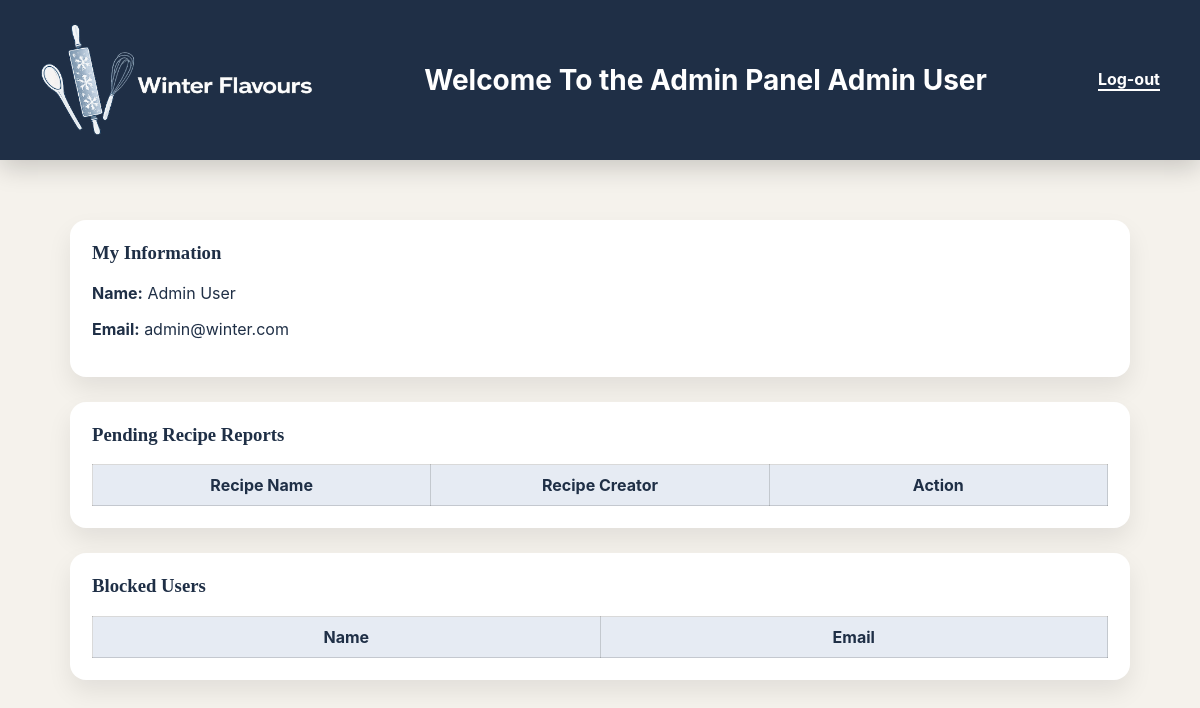
The app's page /Admin.php (signed in), older data.
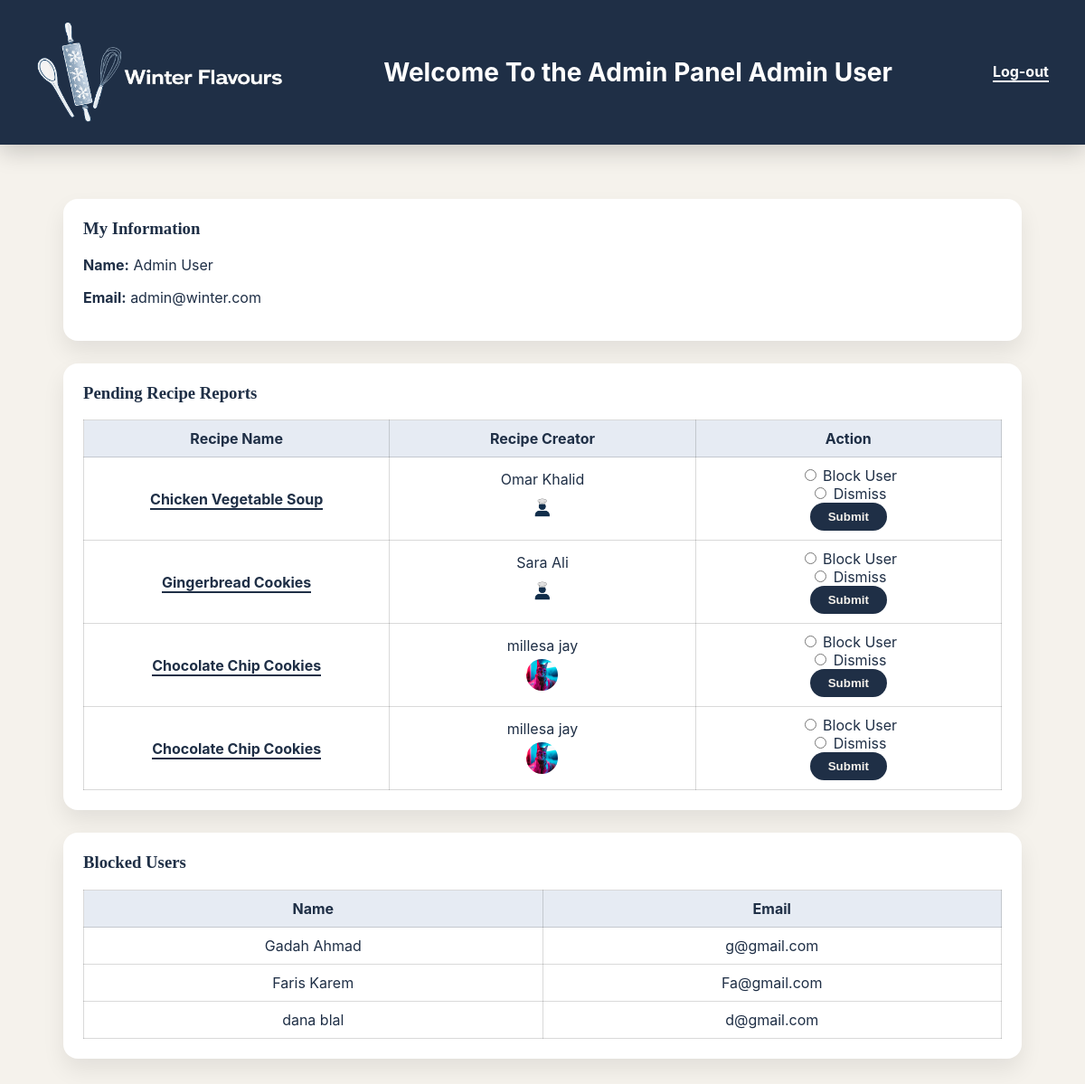
The same page, newer data.
### tables this page shows
CREATE TABLE `Report` (
  `id` int NOT NULL,
  `userID` int NOT NULL,
  `recipeID` int NOT NULL
);

CREATE TABLE `Recipe` (
  `id` int NOT NULL,
  `userID` int NOT NULL,
  `categoryID` int NOT NULL,
  `name` varchar(100) NOT NULL,
  `description` text NOT NULL,
  `photoFileName` varchar(255) NOT NULL,
  `videoFilePath` varchar(255) DEFAULT NULL
);

CREATE TABLE `User` (
  `id` int NOT NULL,
  `userType` varchar(10) NOT NULL,
  `firstName` varchar(50) NOT NULL,
  `lastName` varchar(50) NOT NULL,
  `emailAddress` varchar(100) NOT NULL,
  `password` varchar(255) NOT NULL,
  `photoFileName` varchar(255) DEFAULT 'default.png'
);

CREATE TABLE `BlockedUser` (
  `id` int NOT NULL,
  `firstName` varchar(50) NOT NULL,
  `lastName` varchar(50) NOT NULL,
  `emailAddress` varchar(100) NOT NULL
);

### Admin.php (the view, shortened to what this page needs)
<?php
include("db.php");
$adminID = $_SESSION['userID'];
$admin = mysqli_fetch_assoc(mysqli_query($conn,
"SELECT * FROM User WHERE id='$adminID'"
));
$reports = mysqli_query($conn,
"SELECT Report.id AS reportID,
Recipe.id AS recipeID,
Recipe.name,
User.firstName,
User.lastName,
User.photoFileName
FROM Report
JOIN Recipe ON Report.recipeID = Recipe.id
JOIN User ON Recipe.userID = User.id"
);
$blocked = mysqli_query($conn,
"SELECT * FROM BlockedUser"
);
?>
<!DOCTYPE html>
<html lang="en">
<head>
  <link rel="stylesheet" href="style.css">
</head>
<body>
  <main >
<header class="wf-header">
  <div class="wf-header-inner">
    <div class="logo-box">
      <img src="images/logo.png" alt="Logo" Id="Logo">
    </div>
      <h2 class="admin-welcome">
        Welcome To the Admin Panel
        <span class="admin-name"> <?php echo $admin['firstName']." ".$admin['lastName']; ?></span>
      </h2>
<a href="logout.php" class="logout">Log-out</a>
  </div>
</header>
<section class="admin-page">
    <section class="admin-box">
      <h3>My Information</h3>
      <p><strong>Name:</strong> <?php echo $admin['firstName']." ".$admin['lastName']; ?></p>
      <p><strong>Email:</strong> <?php echo $admin['emailAddress']; ?></p>
    </section>
    <section class="admin-box">
      <h3>Pending Recipe Reports</h3>
      <table class="admin-table">
        <thead>
          <tr>
            <th>Recipe Name</th>
            <th>Recipe Creator</th>
            <th>Action</th>
          </tr>
        </thead>
        <tbody>
            <?php while($r = mysqli_fetch_assoc($reports)){ ?>
          <tr>
            <td>
              <a class="admin-link" href="viewRecipe.php?id=<?php echo $r['recipeID']; ?>">
             <?php echo $r['name']; ?>
              </a>
            </td>
            <td>
             <?php echo $r['firstName']." ".$r['lastName']; ?><br>
            <?php
            $img = !empty($r['photoFileName']) ? $r['photoFileName'] : "profile.png";
            ?>
             <img src="images/<?php echo $img; ?>" width="50" height="50" class="admin-img">
            </td>
            <td>
              <form method="POST" action="admin_action.php">
                  <input type="radio" name="action" value="block" required>
                  Block User<br>
                  <input type="radio" name="action" value="dismiss">
                  Dismiss <br>
                <button class="admin-btn">Submit</button>
              </form>
            </td>
          </tr>
          <?php } ?>
        </tbody>
      </table>
    </section>
    <section class="admin-box">
      <h3>Blocked Users</h3>
      <table class="admin-table">
        <thead>
          <tr>
            <th>Name</th>
            <th>Email</th>
          </tr>
        </thead>
        <tbody>
           <?php while($b = mysqli_fetch_assoc($blocked)){ ?>
          <tr>
            <td><?php echo $b['firstName']." ".$b['lastName']; ?></td>
            <td><?php echo $b['emailAddress']; ?></td>
          </tr>
          <?php } ?>
        </tbody>
      </table>
    </section>
</section>
  </main>
</body>
</html>

Row changes from the older to the newer data that the page shows:
added report: recipeID.name "Chicken Vegetable Soup", user.firstName "Omar", user.lastName "Khalid", user.photoFileName (placeholder picture)
added report: recipeID.name "Gingerbread Cookies", user.firstName "Sara", user.lastName "Ali", user.photoFileName (placeholder picture)
added report: recipeID.name "Chocolate Chip Cookies", user.firstName "millesa", user.lastName "jay", user.photoFileName (picture)
added report: recipeID.name "Chocolate Chip Cookies", user.firstName "millesa", user.lastName "jay", user.photoFileName (picture)
added blockeduser: firstName "Gadah", lastName "Ahmad", emailAddress "g@gmail.com"
added blockeduser: firstName "Faris", lastName "Karem", emailAddress "Fa@gmail.com"
added blockeduser: firstName "dana", lastName "blal", emailAddress "d@gmail.com"
